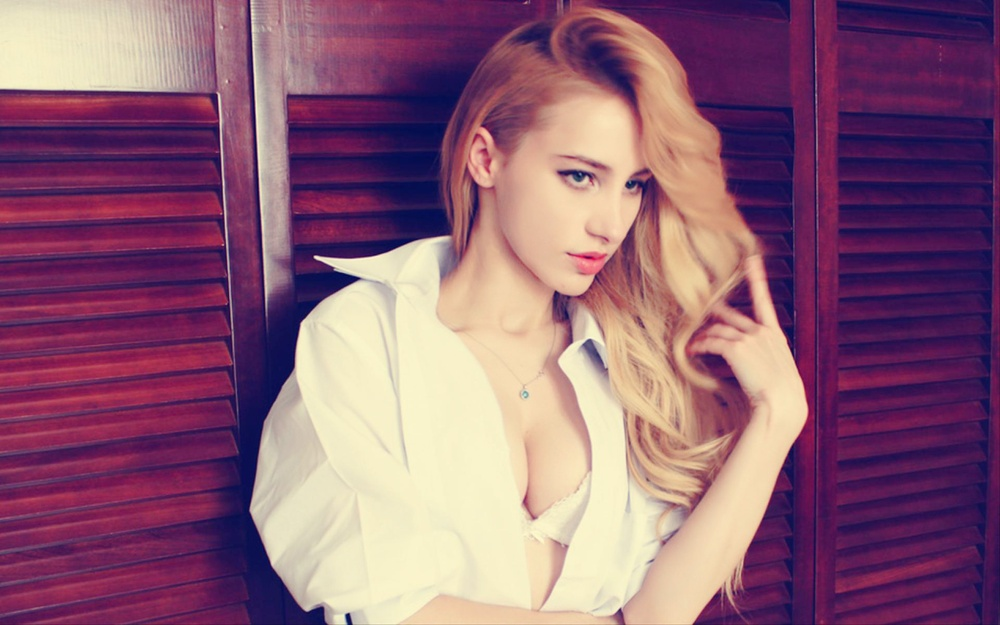
#> input picture Computer Vision/00OpenCV/image/girl001.jpg, 1000 x 625 px, shrunk from 1920 x 1200 before the run
$ python '23.1.2OpenCV中的傅里叶变换.py'
#> lines starting #> are read from the running program, lines starting #| are printed output that depends on the picture
"""
1、cv2.dft()和cv2.idft()输出结果是双通道的：实数部分和虚数部分。
2、输入图像是np.float32格式。
3、LPF（低通滤波）将高频部分去除。其实就是对图像进行模糊操作
4、使用cv2.magnitude计算平方和：将实部和虚部投影到空间域。
cv2.magnitude(x, y) 将sqrt(x^2 + y^2) 计算矩阵维度的平方根
"""
import cv2
import numpy as np
from matplotlib import pyplot as plt


img = cv2.imread("./image/girl001.jpg", 0)
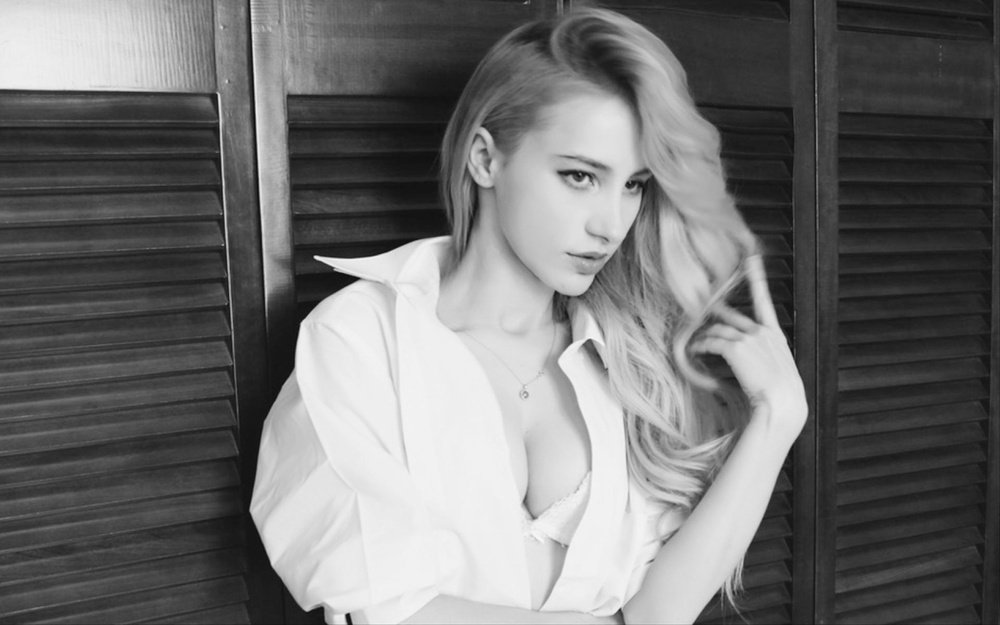
#> img: shape (625, 1000); min 6, max 247, mean 112.3

dft = cv2.dft(np.float32(img), flags=cv2.DFT_COMPLEX_OUTPUT)
dft_shift = np.fft.fftshift(dft)

magnitude_spectrum = 20*np.log(cv2.magnitude(dft_shift[:, :, 0], dft_shift[:, :, 1]))
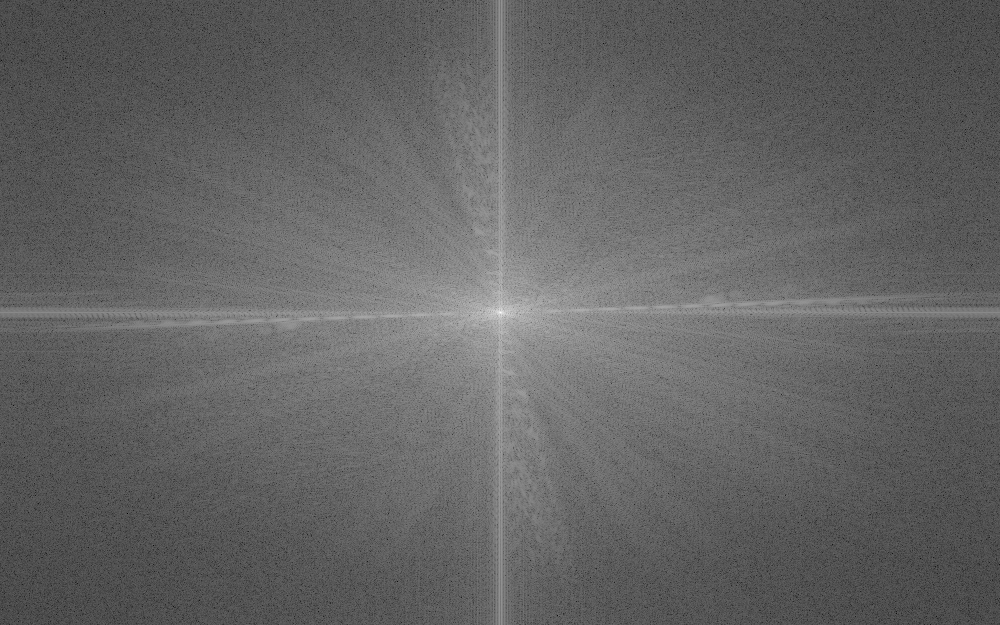
#> magnitude_spectrum: shape (625, 1000) float32; min 2.6, max 361.3, mean 143; drawn with min black and max white
# 使用cv2.magnitude将实部和虚部转换为实部，乘以20是为了使得结果更大
plt.subplot(121), plt.imshow(img, cmap='gray')
plt.title('Input Image1'), plt.xticks([]), plt.yticks([])
plt.subplot(122), plt.imshow(magnitude_spectrum, cmap='gray')
plt.title('Magnitude Spectrum1'), plt.xticks([]), plt.yticks([])
plt.savefig("./image/23.2.1_0OpenCV傅里叶变换.png")
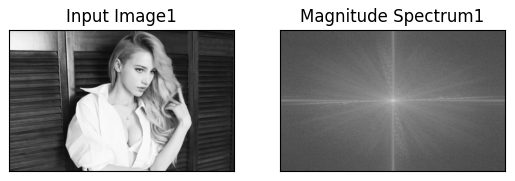
#> figure drawn by matplotlib, 2 panels
plt.show()


rows, cols = img.shape
#> rows = 625; cols = 1000
crow, ccol = rows//2, cols//2
#> crow = 312; ccol = 500

# create a mask first, center square is 1, remaining all zeros
mask = np.zeros((rows, cols, 2), np.uint8)
mask[crow-30:crow+30, ccol-30:ccol+30] = 1

# apply mask and inverse DFT
fshift = dft_shift*mask
f_ishift = np.fft.ifftshift(fshift)
img_back = cv2.idft(f_ishift)
img_back = cv2.magnitude(img_back[:, :, 0], img_back[:, :, 1])
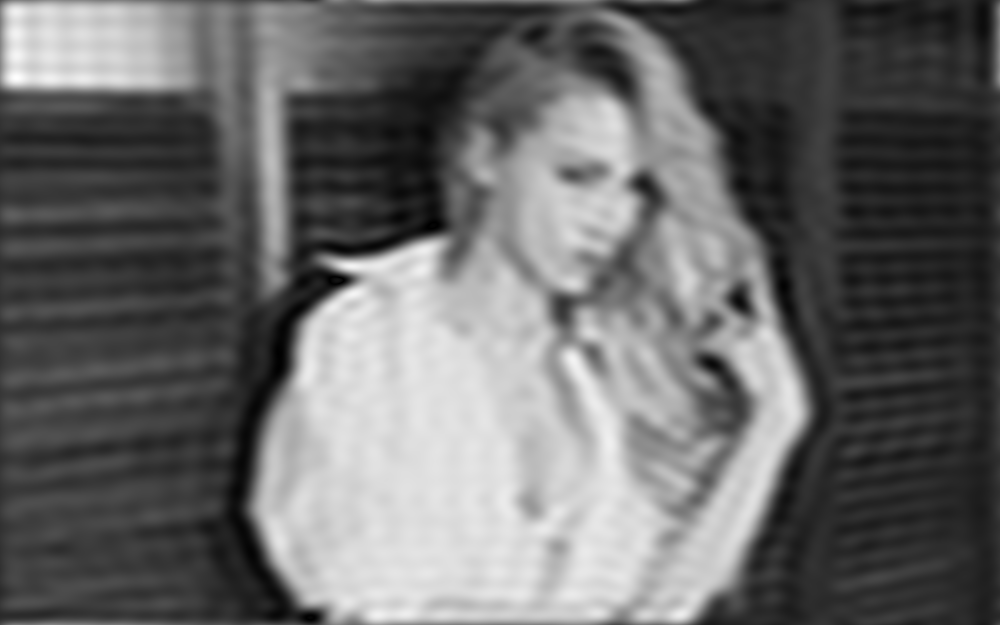
#> img_back: shape (625, 1000) float32; min 68677.6, max 170426624, mean 70222608; drawn with min black and max white

plt.subplot(121), plt.imshow(img, cmap='gray')
plt.title('Input Image2'), plt.xticks([]), plt.yticks([])
plt.subplot(122), plt.imshow(img_back, cmap='gray')
plt.title('Magnitude Spectrum2'), plt.xticks([]), plt.yticks([])
plt.show()

$ run again, with Computer Vision/00OpenCV/image/girl003.jpg copied over Computer Vision/00OpenCV/image/girl001.jpg
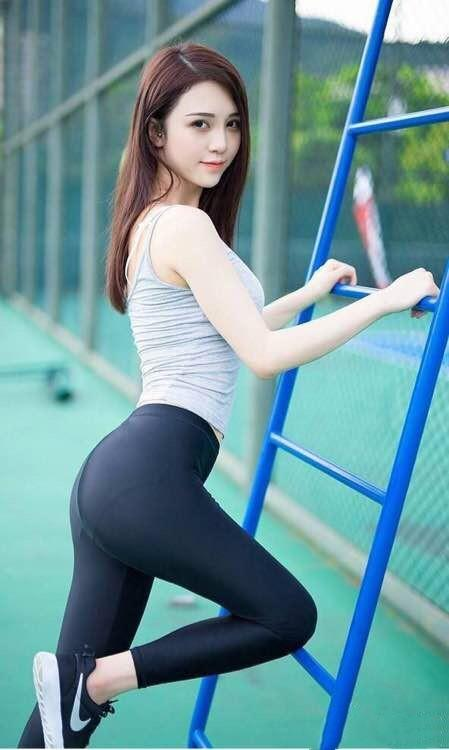
#> input picture Computer Vision/00OpenCV/image/girl003.jpg, 449 x 750 px
#> `magnitude_spectrum = 20*np.log(cv2.magnitude(dft_shift[:, :, 0], dft_s..`:
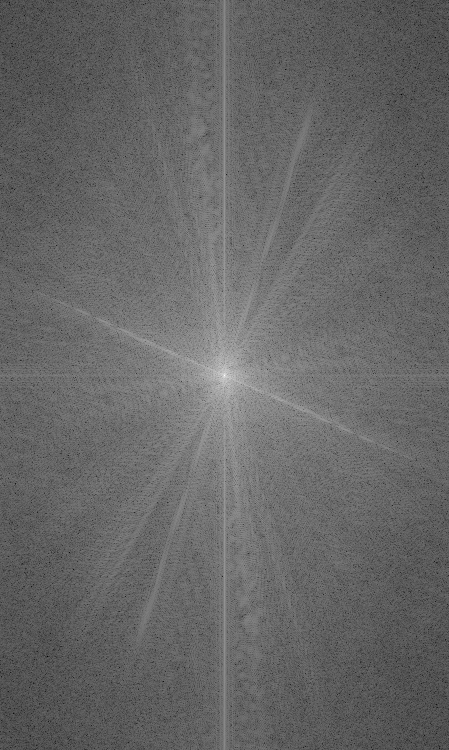
#> magnitude_spectrum: shape (750, 449) float32; min 24.61, max 353.1, mean 157; drawn with min black and max white
#> `img_back = cv2.magnitude(img_back[:, :, 0], img_back[:, :, 1])`:
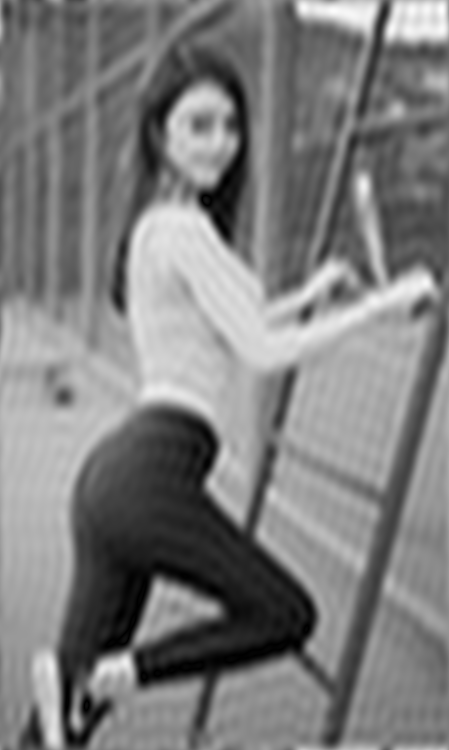
#> img_back: shape (750, 449) float32; min 28311.9, max 94352088, mean 46602680; drawn with min black and max white

$ run again, with Computer Vision/00OpenCV/image/girl004.jpg copied over Computer Vision/00OpenCV/image/girl001.jpg
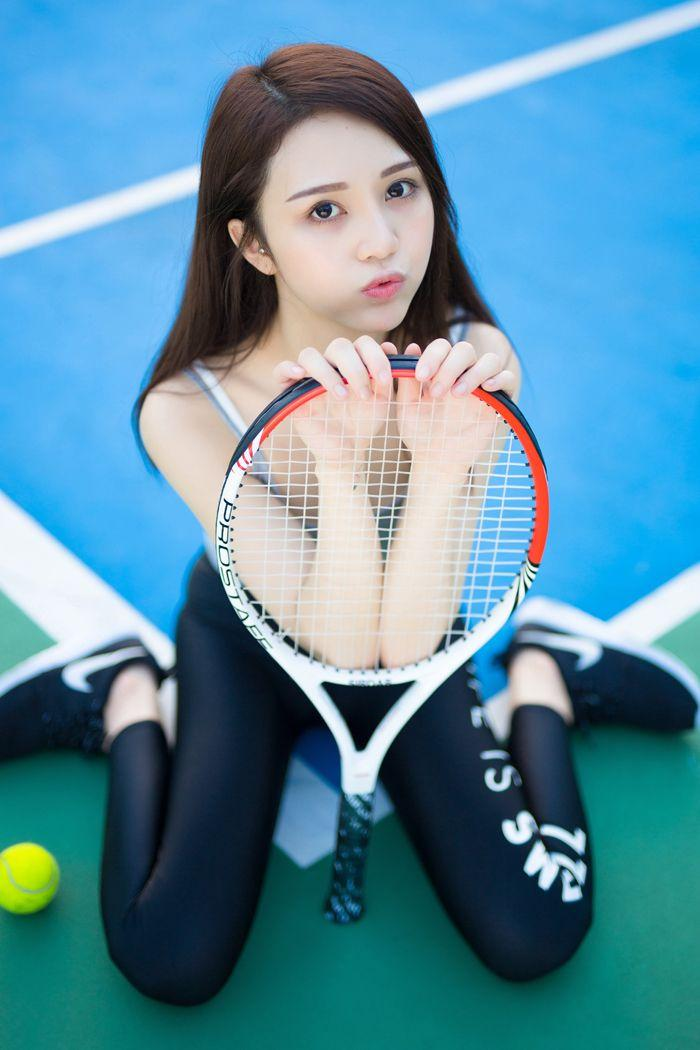
#> input picture Computer Vision/00OpenCV/image/girl004.jpg, 700 x 1050 px
#> `magnitude_spectrum = 20*np.log(cv2.magnitude(dft_shift[:, :, 0], dft_s..`:
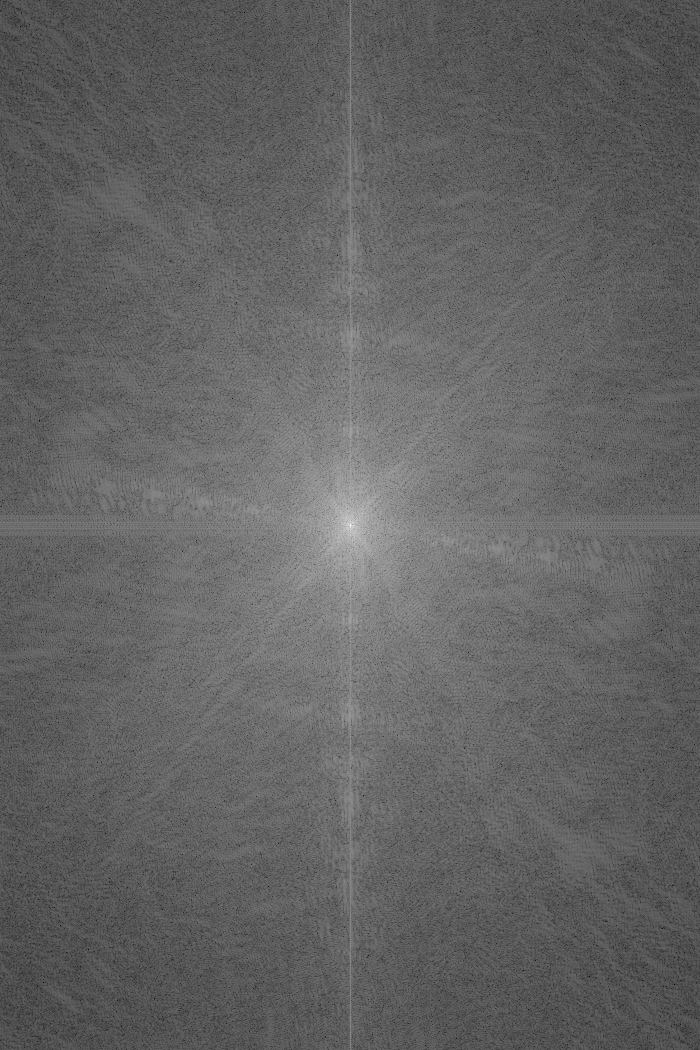
#> magnitude_spectrum: shape (1050, 700) float32; min 25.38, max 367.2, mean 158.7; drawn with min black and max white
#> `img_back = cv2.magnitude(img_back[:, :, 0], img_back[:, :, 1])`:
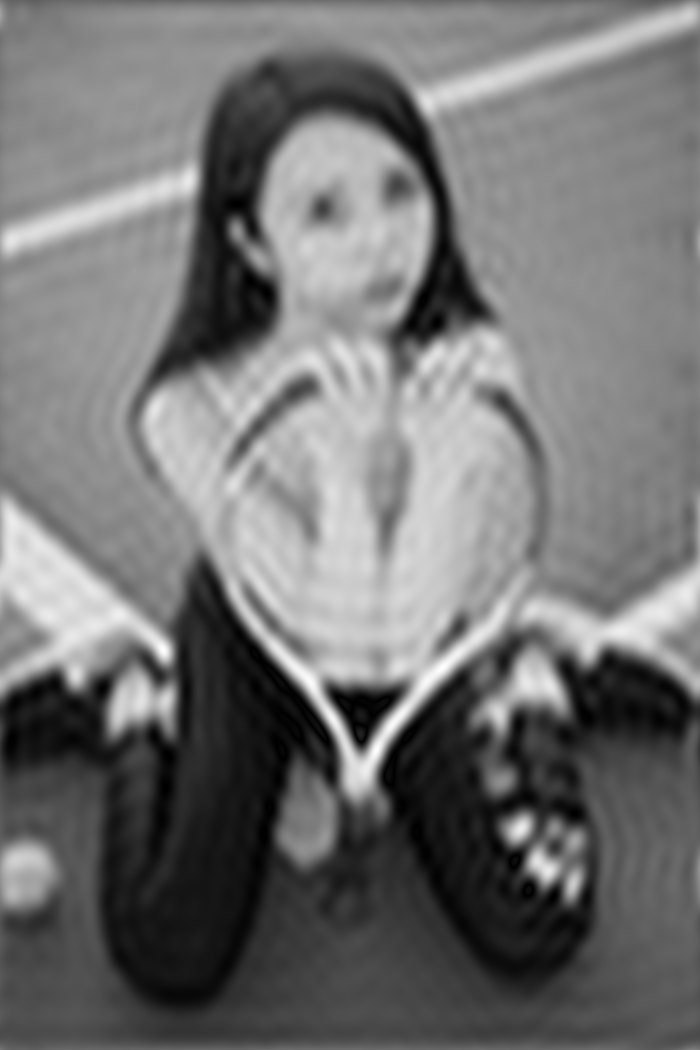
#> img_back: shape (1050, 700) float32; min 160849.3, max 208587840, mean 94184672; drawn with min black and max white
